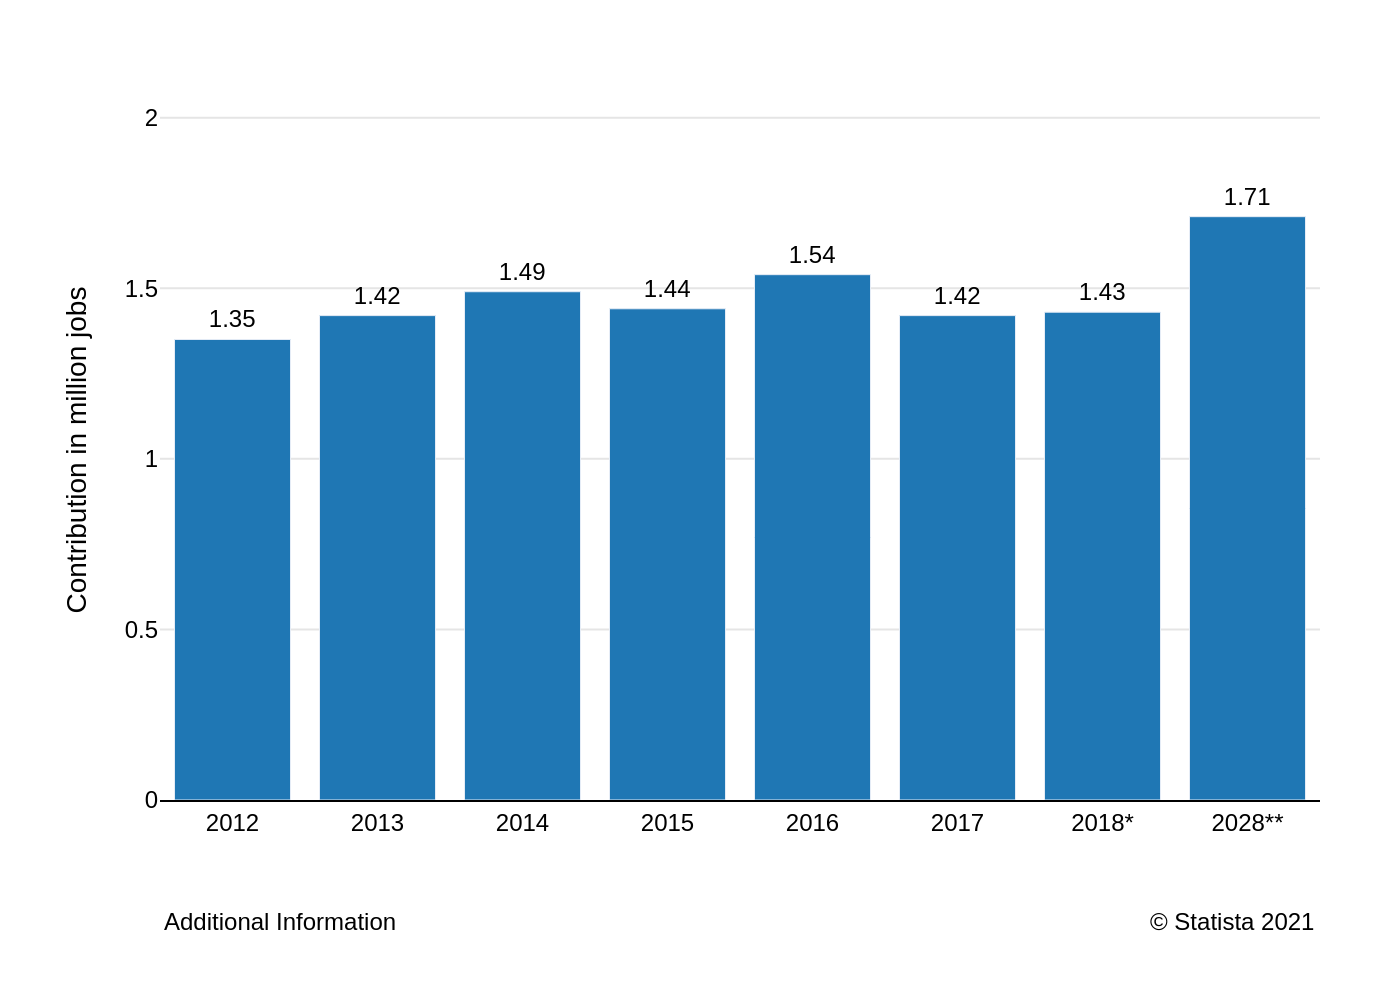

Write Python code to recreate this figure.
import sys
import json
import os
import plotly.graph_objects as go

# Check for command-line argument
if len(sys.argv) != 2:
    print("Usage: python generate_chart.py <json_file_path>")
    sys.exit(1)

json_path = sys.argv[1]

# Check if the JSON file exists
if not os.path.exists(json_path):
    print(f"Error: JSON file not found at {json_path}")
    sys.exit(1)

# Read data from the JSON file
with open(json_path, 'r', encoding='utf-8') as f:
    chart_info = json.load(f)

# Extract data for plotting
chart_data = chart_info['chart_data']
texts = chart_info['texts']
colors = chart_info['colors']

# Prepare data series from JSON
x_values = [d['category'] for d in chart_data]
y_values = [d['value'] for d in chart_data]

# Create the figure
fig = go.Figure()

# Add the bar trace
fig.add_trace(go.Bar(
    x=x_values,
    y=y_values,
    marker_color=colors[0],
    text=[f'{v:.2f}' for v in y_values],
    textposition='outside',
    cliponaxis=False,
    textfont=dict(family="Arial", size=12, color='black')
))

# Update layout
fig.update_layout(
    plot_bgcolor='white',
    font=dict(family="Arial", size=12, color="black"),
    showlegend=False,
    margin=dict(l=80, r=40, b=100, t=50),
    xaxis=dict(
        title_text=texts['x_axis_title'],
        showgrid=False,
        linecolor='black'
    ),
    yaxis=dict(
        title_text=texts['y_axis_title'],
        title_standoff=15,
        showgrid=True,
        gridcolor='#E5E5E5',
        zeroline=False,
        range=[0, max(y_values) * 1.2]
    ),
    annotations=[
        dict(
            text=texts['note'],
            align='left',
            showarrow=False,
            xref='paper',
            yref='paper',
            x=0,
            y=-0.2,
            xanchor='left',
            yanchor='bottom'
        ),
        dict(
            text=texts['source'],
            align='right',
            showarrow=False,
            xref='paper',
            yref='paper',
            x=1,
            y=-0.2,
            xanchor='right',
            yanchor='bottom'
        )
    ]
)

# Generate output filename from the input JSON path
base_filename = os.path.splitext(os.path.basename(json_path))[0]
output_image_path = f"{base_filename}.png"

# Write the image file
fig.write_image(output_image_path, scale=2)

print(f"Chart saved as {output_image_path}")
